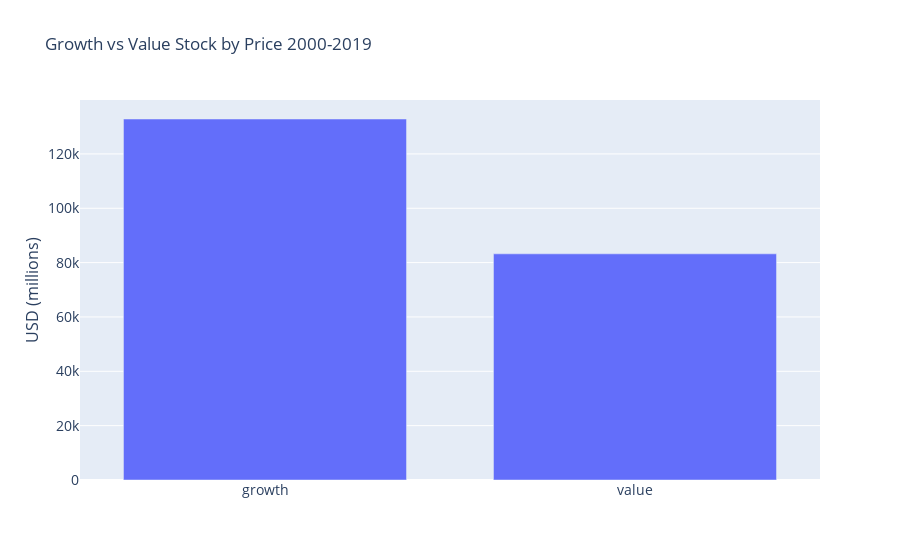

The notebook cell saved with this chart:
### Code cell
labels = ['growth', 'value']
y = companies.groupby(['sector','growth'])['Price'].sum()
fig = go.Figure([go.Bar(x=labels, y=y)])
fig.update_layout(
    title='Growth vs Value Stock by Price 2000-2019',
    xaxis_tickfont_size=14,
    yaxis=dict(
        title='USD (millions)',
        titlefont_size=16,
        tickfont_size=14,
    ),
    legend=dict(
        x=0,
        y=1.0,
        bgcolor='rgba(255, 255, 255, 0)',
        bordercolor='rgba(255, 255, 255, 0)'
    ),
    barmode='group',
    bargap=0.15, # gap between bars of adjacent location coordinates.
    bargroupgap=0.1 # gap between bars of the same location coordinate.
)
fig.show()

### Figure 1 — Plotly figure (JSON) as saved in the notebook; plotly's stock layout.template omitted (floating-point values rounded to 4 significant figures)
{"data": [{"type": "bar", "x": ["growth", "value"], "y": [132900.0, 83230.0, 146100.0, 64970.0, 274000.0, 172000.0, 104800.0, 133700.0, 164000.0, 69780.0, 257400.0, 155500.0, 108200.0, 146300.0, 62370.0, 14100.0]}], "layout": {"bargap": 0.15, "bargroupgap": 0.1, "barmode": "group", "legend": {"bgcolor": "rgba(255, 255, 255, 0)", "bordercolor": "rgba(255, 255, 255, 0)", "x": 0, "y": 1}, "title": {"text": "Growth vs Value Stock by Price 2000-2019"}, "xaxis": {"tickfont": {"size": 14}}, "yaxis": {"tickfont": {"size": 14}, "title": {"font": {"size": 16}, "text": "USD (millions)"}}}}
